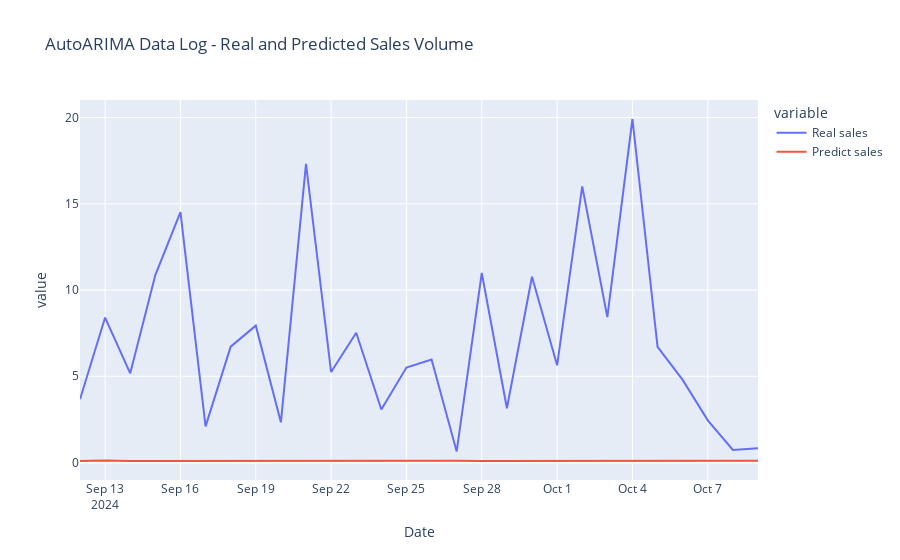

Source (notebook cell):
### Code cell
# Reset the DataFrame index and rename the index column to 'Date' for clearer plotting
df_plot_mean = df_plot_mean.reset_index().rename(columns={'index': 'Date'})

# Plot the results
fig = px.line(df_plot_mean, x='Date', y=['Real sales', 'Predict sales'], title='AutoARIMA Data Log - Real and Predicted Sales Volume')
fig.show()

### Figure 1 — Plotly figure (JSON) as saved in the notebook; plotly's stock layout.template omitted (floating-point values rounded to 4 significant figures)
{"data": [{"hovertemplate": "variable=Real sales<br>Date=%{x}<br>value=%{y}<extra></extra>", "legendgroup": "Real sales", "line": {"color": "#636efa", "dash": "solid"}, "marker": {"symbol": "circle"}, "mode": "lines", "name": "Real sales", "orientation": "v", "showlegend": true, "type": "scatter", "x": ["2024-09-12T00:00:00", "2024-09-13T00:00:00", "2024-09-14T00:00:00", "2024-09-15T00:00:00", "2024-09-16T00:00:00", "2024-09-17T00:00:00", "2024-09-18T00:00:00", "2024-09-19T00:00:00", "2024-09-20T00:00:00", "2024-09-21T00:00:00", "2024-09-22T00:00:00", "2024-09-23T00:00:00", "2024-09-24T00:00:00", "2024-09-25T00:00:00", "2024-09-26T00:00:00", "2024-09-27T00:00:00", "2024-09-28T00:00:00", "2024-09-29T00:00:00", "2024-09-30T00:00:00", "2024-10-01T00:00:00", "2024-10-02T00:00:00", "2024-10-03T00:00:00", "2024-10-04T00:00:00", "2024-10-05T00:00:00", "2024-10-06T00:00:00", "2024-10-07T00:00:00", "2024-10-08T00:00:00", "2024-10-09T00:00:00"], "xaxis": "x", "y": [3.665, 8.406, 5.171, 10.87, 14.52, 2.094, 6.718, 7.935, 2.329, 17.31, 5.247, 7.524, 3.076, 5.506, 5.976, 0.6412, 10.99, 3.147, 10.77, 5.635, 16.01, 8.429, 19.92, 6.7, 4.788, 2.447, 0.7294, 0.8294], "yaxis": "y"}, {"hovertemplate": "variable=Predict sales<br>Date=%{x}<br>value=%{y}<extra></extra>", "legendgroup": "Predict sales", "line": {"color": "#EF553B", "dash": "solid"}, "marker": {"symbol": "circle"}, "mode": "lines", "name": "Predict sales", "orientation": "v", "showlegend": true, "type": "scatter", "x": ["2024-09-12T00:00:00", "2024-09-13T00:00:00", "2024-09-14T00:00:00", "2024-09-15T00:00:00", "2024-09-16T00:00:00", "2024-09-17T00:00:00", "2024-09-18T00:00:00", "2024-09-19T00:00:00", "2024-09-20T00:00:00", "2024-09-21T00:00:00", "2024-09-22T00:00:00", "2024-09-23T00:00:00", "2024-09-24T00:00:00", "2024-09-25T00:00:00", "2024-09-26T00:00:00", "2024-09-27T00:00:00", "2024-09-28T00:00:00", "2024-09-29T00:00:00", "2024-09-30T00:00:00", "2024-10-01T00:00:00", "2024-10-02T00:00:00", "2024-10-03T00:00:00", "2024-10-04T00:00:00", "2024-10-05T00:00:00", "2024-10-06T00:00:00", "2024-10-07T00:00:00", "2024-10-08T00:00:00", "2024-10-09T00:00:00"], "xaxis": "x", "y": [0.08734, 0.1103, 0.08822, 0.0917, 0.08981, 0.09155, 0.09574, 0.09491, 0.09147, 0.09091, 0.09195, 0.09325, 0.09644, 0.09673, 0.09018, 0.0951, 0.09103, 0.09277, 0.09333, 0.09072, 0.09487, 0.0918, 0.09331, 0.09224, 0.09192, 0.09398, 0.09451, 0.09502], "yaxis": "y"}], "layout": {"legend": {"title": {"text": "variable"}, "tracegroupgap": 0}, "title": {"text": "AutoARIMA Data Log - Real and Predicted Sales Volume"}, "xaxis": {"anchor": "y", "domain": [0, 1], "title": {"text": "Date"}}, "yaxis": {"anchor": "x", "domain": [0, 1], "title": {"text": "value"}}}}
